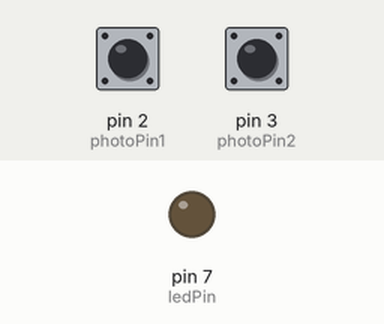
A sketch run on a simulated Arduino Uno, built with avr-gcc and run on an emulated ATmega328P. Parts: output pins drawn as LEDs (lit = HIGH). The test bench sets the inputs (shaded band); at power-on: pin 3 (photoPin2) HIGH, pin 2 (photoPin1) HIGH. What the sketch prints to the serial monitor is not drawn.

Above: at 1.2 s.
1.3 s: pin 3 (photoPin2) pulled LOW for 0.15 s
At 2.5 s:
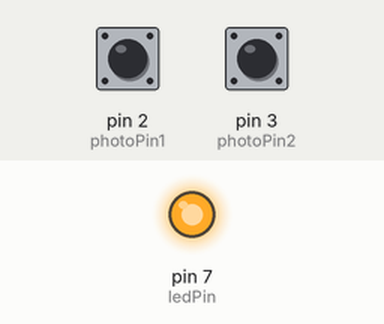
2.9 s: pin 2 (photoPin1) pulled LOW for 0.15 s
At 4.1 s:
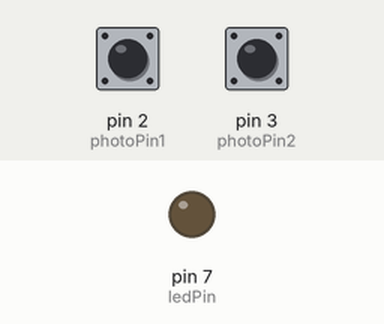
4.5 s: pin 3 (photoPin2) pulled LOW for 1 s
At 6.2 s:
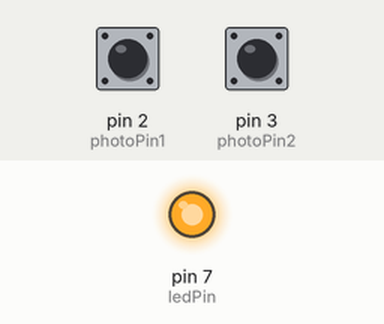
Timing chart, 0 to 7.7 s (numbered marks = the images above; inputs shaded):
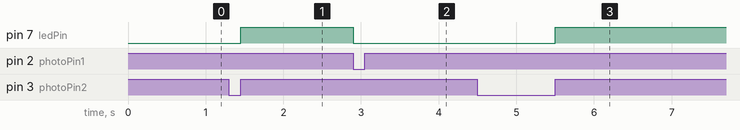

Measured:
- after the input at 1.3 s, pin 7 (ledPin): LOW → HIGH after 0.15 s
- after the input at 2.9 s, pin 7 (ledPin): HIGH → LOW at once
- after the input at 4.5 s, pin 7 (ledPin): LOW → HIGH after 1.0 s

The sketch:

PhotoFinal.ino
```cpp
int ledPin = 7;
int photoPin1 = 2;
int photoPin2 = 3;
boolean state = 0;
void setup()
{
	Serial.begin(9600);
	pinMode(photoPin1, INPUT_PULLUP);
	pinMode(photoPin2, INPUT_PULLUP);
	pinMode(ledPin, OUTPUT);
	attachInterrupt(digitalPinToInterrupt(3), on, RISING);
	attachInterrupt(digitalPinToInterrupt(2), off, FALLING);
}

void loop()
{
	Serial.print(state);
	delay(200);
}

void on()
{
	digitalWrite(ledPin, HIGH);
	state++;
}

void off()
{
	digitalWrite(ledPin, LOW);
}
```
